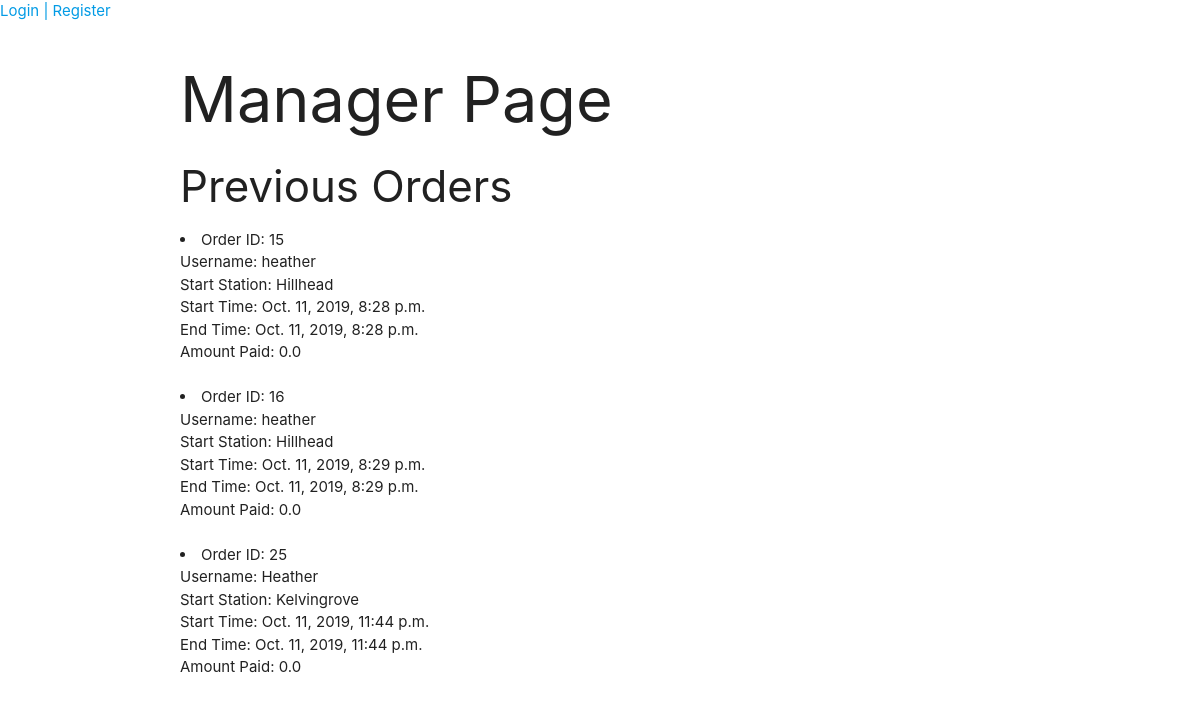
Before: /manager/ with the older database file.
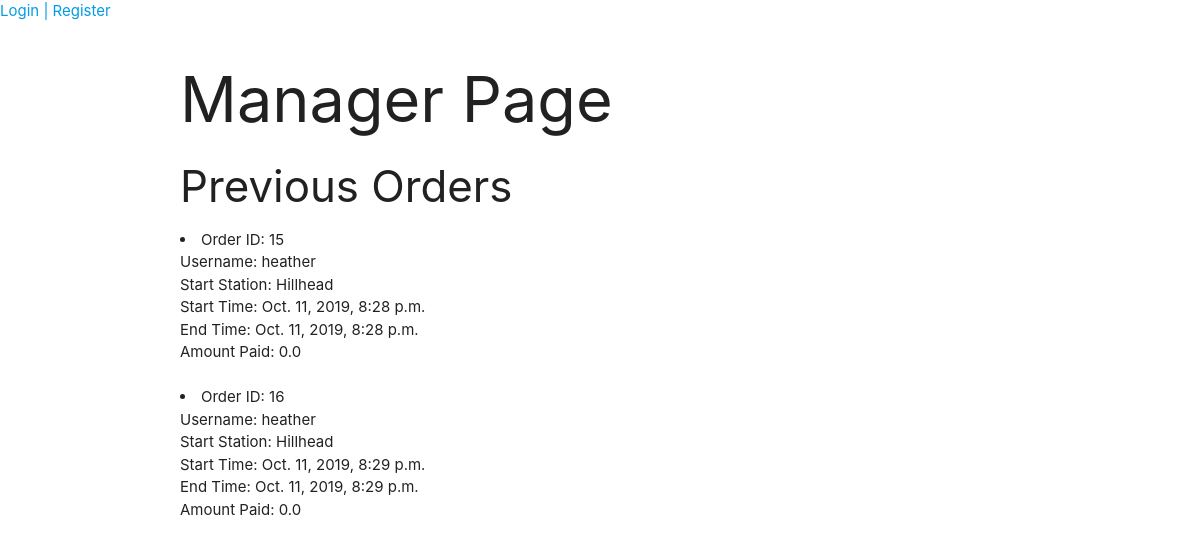
After: the same page with the newer database file.
### BikeShare/models.py (models this page shows, shortened)
class Order(models.Model):
    bike = models.ForeignKey(Bike, on_delete=models.CASCADE)
    user = models.ForeignKey(settings.AUTH_USER_MODEL, on_delete=models.CASCADE, default=0)
    start_station = models.ForeignKey(Station, on_delete=models.CASCADE, default="", related_name='startstation')
    end_station = models.ForeignKey(Station, on_delete=models.CASCADE, default=None, null=True, blank=True)
    start_time = models.DateTimeField(default=timezone.now)
    check_out_time = models.DateTimeField(default=timezone.now)
    due_amount = models.FloatField(default=0.00)
    is_complete = models.BooleanField(default=False)

class Station(models.Model):
    station_name = models.CharField(max_length=100, null=True)
    station_latitude = models.FloatField(null=True)
    station_longitude = models.FloatField(null=True)
    def __str__(self):
        return self.station_name

### account/models.py (models this page shows, shortened)
class Account(AbstractBaseUser):
    username = models.CharField(max_length=30, unique=True)
    email = models.EmailField(verbose_name='email', max_length=60, unique=True)
    date_joined = models.DateTimeField(verbose_name='date joined', auto_now_add=True)
    last_login = models.DateTimeField(verbose_name='last login', auto_now=True)
    role = models.CharField(max_length=10, choices=ROLE_CHOICES, default='2')
    is_admin = models.BooleanField(default=False)
    is_active = models.BooleanField(default=True)
    is_staff = models.BooleanField(default=False)
    is_superuser = models.BooleanField(default=False)
    hires_in_progress = models.IntegerField(default=0)
    current_location = models.CharField(max_length=30, default="")
    wallet_balance = models.FloatField(default=0.00)
    amount_owed = models.FloatField(default=0.00)
    USERNAME_FIELD = 'username'
    REQUIRED_FIELDS = ['email']
    objects = MyAccountManager()
    def __str__(self):
        return self.username

### BikeShare/views.py (the view)
# urls.py: path('manager/', views.manager_page, name='bikeshare-manager'),
def manager_page(request):
    previous_orders = Order.objects.all().filter(is_complete=False)
    return render(request, 'manager_page.html', context={'previous_orders':previous_orders})

### BikeShare/templates/manager_page.html (shortened to what this page needs)
{% extends 'base.html' %}
{% block content %}
<html>
<head>
</head>
<body>
    <h1>Manager Page</h1>
    <h3>Previous Orders</h3>
    {% for order in previous_orders %}
        <li>
        Order ID: {{ order.id }} <br>
        Username: {{ order.user }}<br>
        Start Station: {{ order.start_station }} <br>
        Start Time: {{ order.start_time }} <br>
        End Time: {{ order.check_out_time }}<br>
        Amount Paid: {{ order.due_amount }}<br><br>
        </li>
    {% endfor %}
</body>
</html>
{% endblock %}

Changed rows visible on the page:
no longer on this page (row edited): Order: id "25", user "Heather", start_station "Kelvingrove", start_time "Oct. 11, 2019, 11:44 p.m.", check_out_time "Oct. 11, 2019, 11:44 p.m.", due_amount "0.0"
